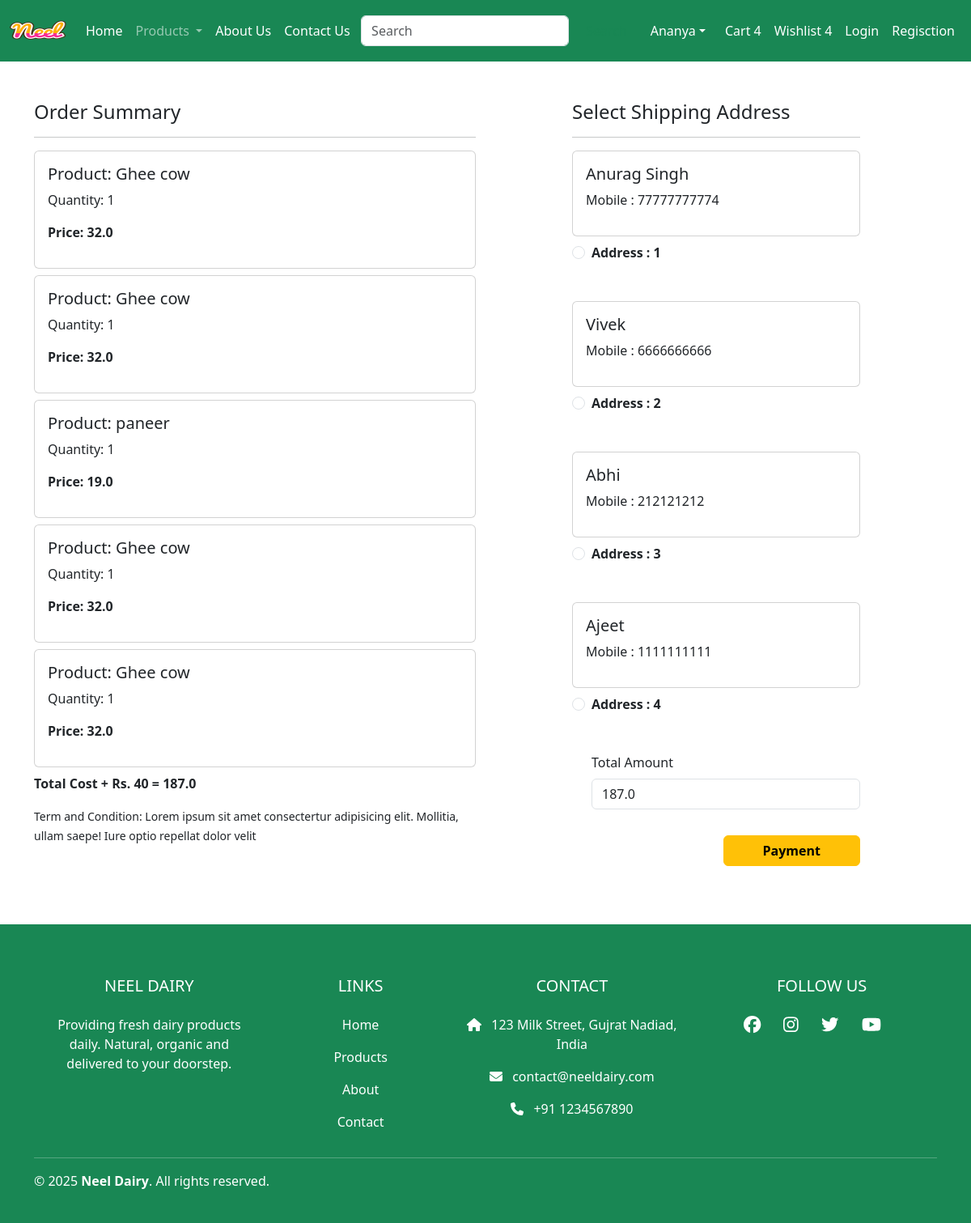
Screenshot of /checkout/ (signed in) with the database file from the repository.
### app/models.py (models this page shows, shortened)
class Cart(models.Model):
    user = models.ForeignKey(User,on_delete=models.CASCADE)
    product = models.ForeignKey(Product,on_delete=models.CASCADE)
    quantity = models.PositiveIntegerField(default=1)

class Product(models.Model):
    title = models.CharField(max_length=100)
    selling_price = models.FloatField()
    discounted_price = models.FloatField()
    description = models.TextField()
    composition = models.TextField(default='')
    prodapp = models.TextField(default='')
    category = models.CharField(choices=CATEGORY_CHOICES,max_length=2)
    product_image = models.ImageField(upload_to='product')

class Customer(models.Model):
    user = models.ForeignKey(User,on_delete=models.CASCADE)
    name = models.CharField(max_length=200)
    locality = models.CharField(max_length=200)
    city = models.CharField(max_length=50)
    mobile = models.IntegerField(default=0)
    zipcode = models.IntegerField()
    state = models.CharField(choices=STATE_CHOICES,max_length=100)

### app/views.py (the view)
# urls.py: path('checkout/',views.checkout.as_view(),name='checkout'),
class checkout(View):
    def get(self,request):
        user = request.user
        add = Customer.objects.filter(user=user)
        cart_items = Cart.objects.filter(user=user)
        famount = 0
        for p in cart_items:
            value = p.quantity * p.product.discounted_price
            famount = famount + value
        totalamount = famount + 40
        return render(request,'myapp/checkout.html',locals())

### templates/myapp/checkout.html (shortened to what this page needs)
{% extends 'myapp/base.html' %}
{% load static %}
{% block main-content %}
<div class="container">
    <div class="row mt-5">
        <div class="col-sm-6">
            <h4>Order Summary</h4>
            <hr>
            {% for item in cart_items %}
            <div class="card mb-2">
                <div class="card-body">
                    <h5>Product: {{item.product.title}}</h5>
                    <p>Quantity: {{item.quantity}}</p>
                    <p class="fw-bold">Price: {{item.product.discounted_price}}</p>
                </div>
            </div>
            {% endfor %}
            <p class="fw-bold">Total Cost + Rs. 40 = {{totalamount}}</p>
            <small>Term and Condition: Lorem ipsum sit amet consectertur adipisicing elit. Mollitia, ullam saepe! Iure optio repellat dolor velit </small>
        </div>
        <div class="col-sm-4 offset-sm-1">
            <h4>Select Shipping Address</h4>
            <hr>
            <form action="" method="post" id="myform">
                {% for ad in add %}
                <div class="card">
                    <div class="card-body">
                        <h5>{{ad.name}}</h5>
                        <p>Mobile : {{ad.mobile}}</p>
                    </div>
                </div>
                <div class="form-check mt-2 mb-5">
                    <input class="form-check-input" type="radio" name="custid" id="custadd{{forloop.counter}}" value="{{ad.id}}">
                    <label class="form-check-label fw-bold" for="custadd{{forloop.counter}}">
                        Address : {{forloop.counter}}
                    </label>
                </div>
                {% endfor %}
                <div class="form-check mb-3">
                    <label for="totamount" class="form-label">Total Amount</label>
                    <input type="number" class="form-control" name="totamount" value="{{totalamount}}" readonly>
                </div>
                <div class="text-end">
                    <button id="rzp-button1" type="submit" class="btn btn-warning mt-3 px-5 fw-bold">Payment</button>
                </div>
            </form>
        </div>
    </div>
</div>
{% endblock main-content %}

### rows the page displays
Cart: product "Ghee cow", quantity "1", product.discounted_price "32.0"
Cart: product "Ghee cow", quantity "1", product.discounted_price "32.0"
Cart: product "paneer", quantity "1", product.discounted_price "19.0"
Cart: product "Ghee cow", quantity "1", product.discounted_price "32.0"
Cart: product "Ghee cow", quantity "1", product.discounted_price "32.0"
Customer: name "Anurag Singh", mobile "77777777774"
Customer: name "Vivek", mobile "6666666666"
Customer: name "Abhi", mobile "212121212"
Customer: name "Ajeet", mobile "1111111111"

### other values shown
{{ totalamount }} "187.0"
